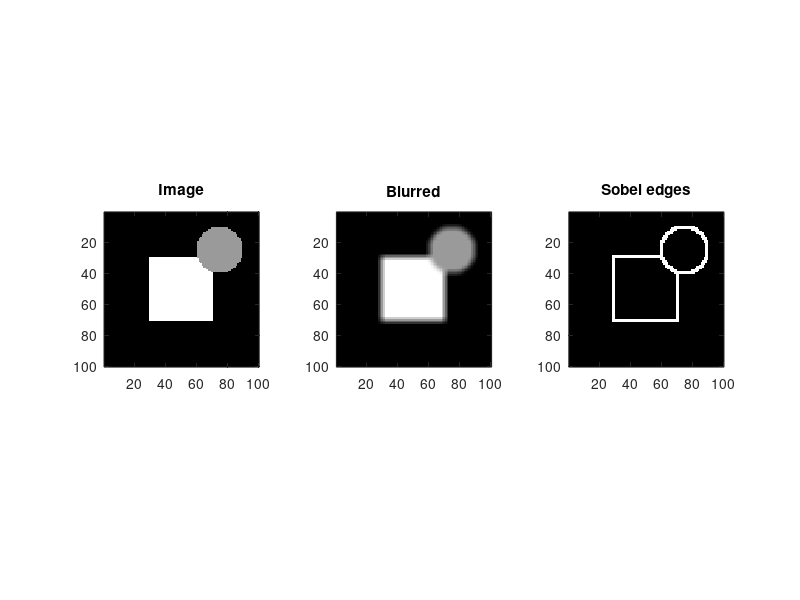

Reproduce this figure in MATLAB.
% Day 100 · Image Processing Basics: Images as Matrices — Blur and edge detection with conv2
% Run: open this file in MATLAB and press Run (or type example_3 in the Command Window)

img = zeros(100);
img(30:70, 30:70) = 1;                            % a square
[X, Y] = meshgrid(1:100);
img((X - 75).^2 + (Y - 25).^2 < 15^2) = 0.6;      % a circle
blur = conv2(img, ones(5)/25, 'same');
Kx = [-1 0 1; -2 0 2; -1 0 1];
Gx = conv2(img, Kx, 'same'); Gy = conv2(img, Kx', 'same');
edges = sqrt(Gx.^2 + Gy.^2);
subplot(1, 3, 1); imagesc(img); axis image; title('Image')
subplot(1, 3, 2); imagesc(blur); axis image; title('Blurred')
subplot(1, 3, 3); imagesc(edges > 0.5); axis image; title('Sobel edges')
colormap(gray)
fprintf('Edge pixels found: %d\n', nnz(edges > 0.5));
